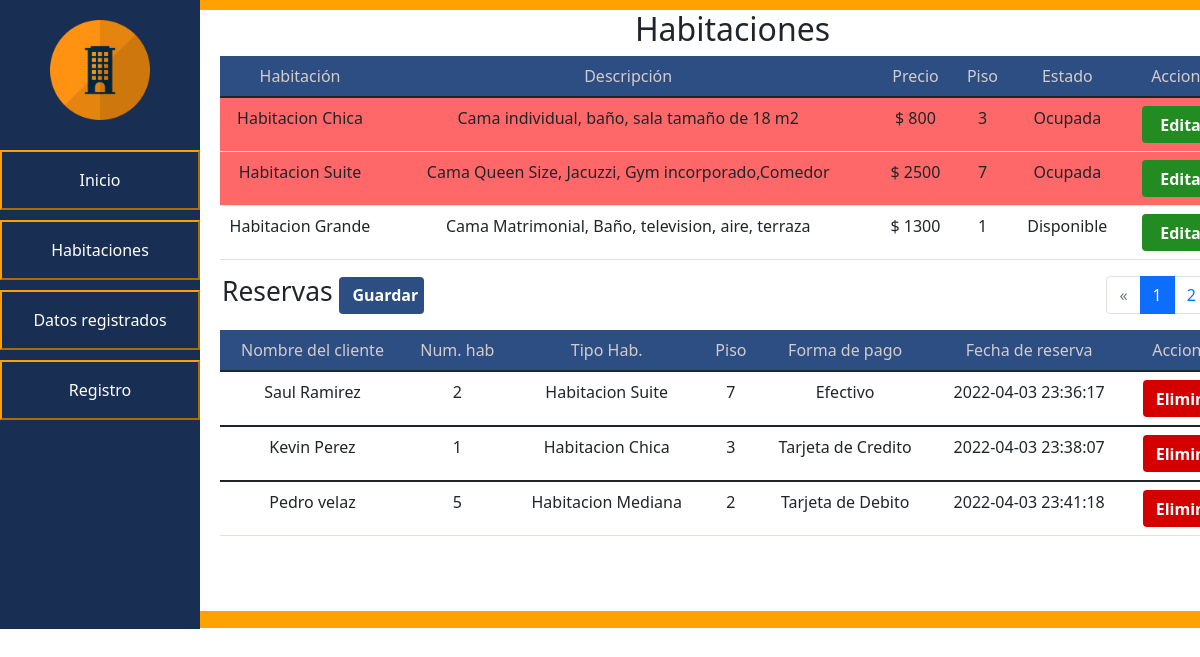
Page /PHP/registro.php?pagina=1 on the earlier database version.
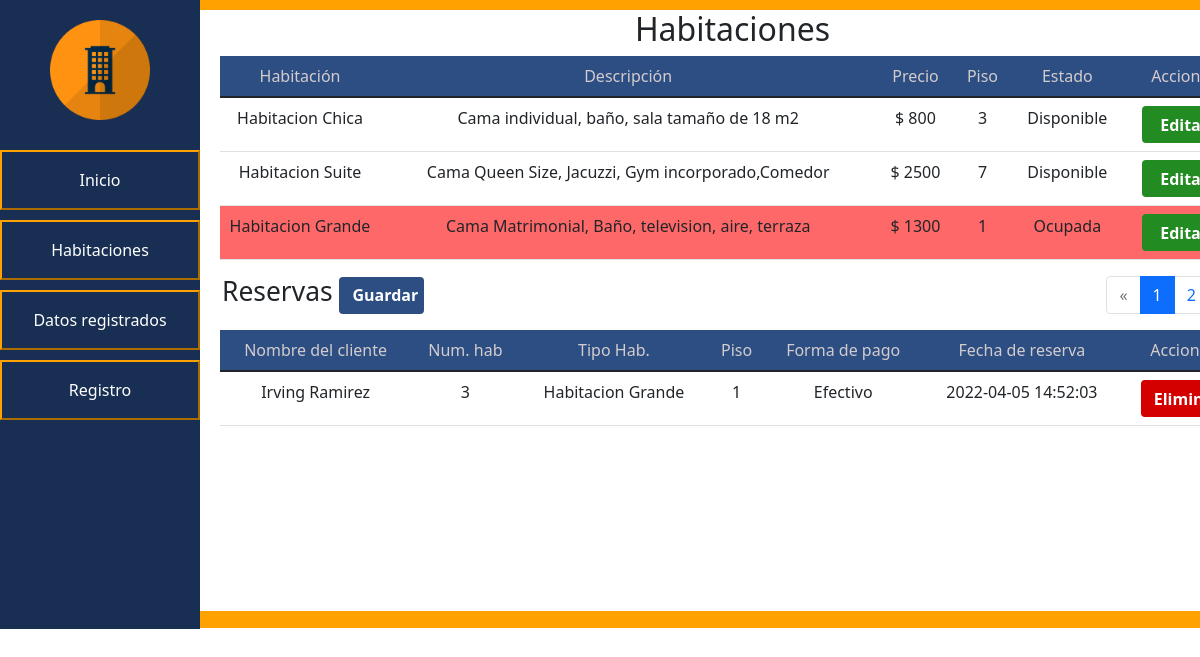
Same page on the later database version.
### tables this page shows
CREATE TABLE `habitacion` (
  `idHabitacion` int(11) NOT NULL,
  `NombreHab` varchar(45) NOT NULL,
  `Descripcion` varchar(50) NOT NULL,
  `Precio` int(10) NOT NULL,
  `Piso` int(10) NOT NULL,
  `Estado` varchar(20) NOT NULL
);

CREATE TABLE `reservas` (
  `idReserva` int(11) NOT NULL,
  `clientes_idClientes` int(11) NOT NULL,
  `habitacion_idHabitacion` int(11) NOT NULL,
  `formaPago_idPago` int(11) NOT NULL,
  `FechadeAlta` datetime NOT NULL
);

CREATE TABLE `clientes` (
  `idClientes` int(11) NOT NULL,
  `Nombre` varchar(45) NOT NULL,
  `Apellidos` varchar(45) NOT NULL,
  `Telefono` varchar(20) NOT NULL,
  `Identificacion` varchar(45) NOT NULL,
  `Correo` varchar(50) NOT NULL,
  `Fechadeingreso` datetime NOT NULL
);

CREATE TABLE `formapago` (
  `idPago` int(11) NOT NULL,
  `NombrePago` varchar(20) NOT NULL,
  `credito_idTarjeta` int(11) DEFAULT NULL,
  `debito_idTarjeta` int(11) DEFAULT NULL,
  `efectivo_idEfectivo` int(11) DEFAULT NULL
);

### PHP/registro.php (the view, shortened to what the changed rows need)
<!DOCTYPE html>
<html>
<head>
    <link href="https://cdn.jsdelivr.net/npm/bootstrap@5.1.3/dist/css/bootstrap.min.css" rel="stylesheet">
    <link rel="stylesheet" type="text/css" href="../css/styles-registro.css">
</head>
<body>
	<div id="general">
		<div id="cuerpo">
			<div id="contenido-cuerpo">
                <h2 style="text-align: center;"> Habitaciones </h2>
                        <table class="table table-hover" id="alineacion-tabla">
                            <thead>
                            <tr class="tittletables">
                                <th class="tamañocelda" scope="col">Habitación</th>
                                <th scope="col">Descripción</th>
                                <th scope="col">Precio</th>
                                <th scope="col">Piso</th>
                                <th scope="col">Estado</th>
                                <th scope="col">Acciones</th>
                            </tr>
                            </thead>
                            <tbody>
                            <?php $cont = include ("conexion.php");
                            $consulta="SELECT * FROM habitacion";
                            $resultado = mysqli_query($enlace,$consulta);
                            $articulos_por_pagina=3;
                            $articulos_totales=mysqli_num_rows($resultado);
                            $paginas=$articulos_totales/3;
                            $paginas=ceil($paginas);
                            $contador=($_GET['pagina']-1)*$articulos_por_pagina;
                            $consulta_1="SELECT * FROM habitacion LIMIT $contador,$articulos_por_pagina";
                            $resultado_1=mysqli_query($enlace,$consulta_1);
                            while ($mostrar=mysqli_fetch_array($resultado_1)){
                            ?>
                                <tr class="<?php echo ($mostrar['Estado']=="Ocupada")?'disponibilidad':'sin-color' ?>">
                                    <td > <?php echo $mostrar['NombreHab'] ?> </td>
                                    <td > <?php echo $mostrar['Descripcion'] ?> </td>
                                    <td >$ <?php echo $mostrar['Precio'] ?> </td>
                                    <td > <?php echo $mostrar['Piso'] ?> </td>
                                    <td > <?php echo $mostrar['Estado'] ?> </td>
                                    <td>
                                        <button type="button" class="buttonedit" data-bs-toggle="modal" data-bs-target="#editmodal<?php echo $mostrar['idHabitacion'];?>">
                                            Editar
                                        </button>
                                    </td>
                                </tr>
                            <?php
                            }
                            ?>
                            </tbody>
                        </table>
                        <nav class="alineacion" aria-label="Page navigation example">
                            <ul class="pagination" >
                                <?php for($i=0;$i<$paginas;$i++): ?>
                                <li class="page-item <?php echo $_GET['pagina']==$i+1 ?'active': '' ?>">
                                    <a class="page-link" href="registro.php?pagina=<?php echo $i+1 ?>">
                                        <?php echo $i+1 ?>
                                    </a>
                                </li>
                                <?php endfor; ?>
                            </ul>
                        </nav>
                <h1 class="TituluReserva" style="margin-left: 22px;"> Reservas
                    <button type="button" class="ButtonSave" data-bs-toggle="modal" data-bs-target="#modalsave">
                        Guardar
                    </button>
                </h1>
                <table class="table table-hover" id="alineacion-tabla">
                    <thead>
                    <tr class="tittletables">
                        <th scope="col">Nombre del cliente</th>
                        <th scope="col">Num. hab</th>
                        <th scope="col">Tipo Hab.</th>
                        <th scope="col">Piso</th>
                        <th scope="col">Forma de pago</th>
                        <th scope="col">Fecha de reserva</th>
                        <th scope="col">Acciones</th>
                    </tr>
                    </thead>
                    <?php
                    include ("conexion.php");
                    $ConsultaParaReservas = "SELECT
                                            clientes.Nombre,clientes.Apellidos,clientes.idClientes,
                                            habitacion.idHabitacion,habitacion.Piso,habitacion.NombreHab,
                                            formapago.NombrePago,formapago.idPago,
                                            reservas.FechadeAlta,reservas.idReserva
                                            FROM reservas
                                            INNER JOIN clientes ON clientes.idClientes = reservas.clientes_idClientes
                                            INNER JOIN habitacion ON reservas.habitacion_idHabitacion = habitacion.idHabitacion
                                            INNER JOIN formapago ON formapago.idPago = reservas.formapago_idPago";
                    $ResultadosParaReservas = mysqli_query($enlace,$ConsultaParaReservas);
                    while ($MostrarReservas = mysqli_fetch_assoc($ResultadosParaReservas)) {
                    ?>
                    <tbody>
                        <tr>
                            <td> <?php echo $MostrarReservas['Nombre']; ?> <?php echo $MostrarReservas['Apellidos']; ?> </td>
                            <td> <?php echo $MostrarReservas['idHabitacion']; ?>  </td>
                            <td> <?php echo $MostrarReservas['NombreHab']; ?> </td>
                            <td> <?php echo $MostrarReservas['Piso']; ?> </td>
                            <td> <?php echo $MostrarReservas['NombrePago']; ?> </td>
                            <td> <?php echo $MostrarReservas['FechadeAlta']; ?> </td>
                            <td>
                                <button type="button" class="buttondelete" data-bs-toggle="modal"
                                        data-bs-target="#deleteReserva<?php echo $MostrarReservas['idReserva']; ?>">
                                        Eliminar
                                </button>
                            </td>
                            <?php
                            include ("DeleteReservas.php");
                            ?>
                        </tr>
                    <?php
                    }
                    ?>
                    </tbody>
                </table>
            </div>
        </div>
</body>
</html>

Differences in the rows shown:
removed reservas: clientes.Nombre "Saul", clientes.Apellidos "Ramirez", habitacion.idHabitacion "2", habitacion.NombreHab "Habitacion Suite", habitacion.Piso "7", formapago.NombrePago "Efectivo", FechadeAlta "2022-04-03 23:36:17"
removed reservas: clientes.Nombre "Kevin", clientes.Apellidos "Perez", habitacion.idHabitacion "1", habitacion.NombreHab "Habitacion Chica", habitacion.Piso "3", formapago.NombrePago "Tarjeta de Credito", FechadeAlta "2022-04-03 23:38:07"
removed reservas: clientes.Nombre "Pedro", clientes.Apellidos "velaz", habitacion.idHabitacion "5", habitacion.NombreHab "Habitacion Mediana", habitacion.Piso "2", formapago.NombrePago "Tarjeta de Debito", FechadeAlta "2022-04-03 23:41:18"
changed habitacion "Habitacion Chica": Estado "Ocupada" → "Disponible"
changed habitacion "Habitacion Suite": Estado "Ocupada" → "Disponible"
changed habitacion "Habitacion Grande": Estado "Disponible" → "Ocupada"
added reservas: clientes.Nombre "Irving", clientes.Apellidos "Ramirez", habitacion.idHabitacion "3", habitacion.NombreHab "Habitacion Grande", habitacion.Piso "1", formapago.NombrePago "Efectivo", FechadeAlta "2022-04-05 14:52:03"
